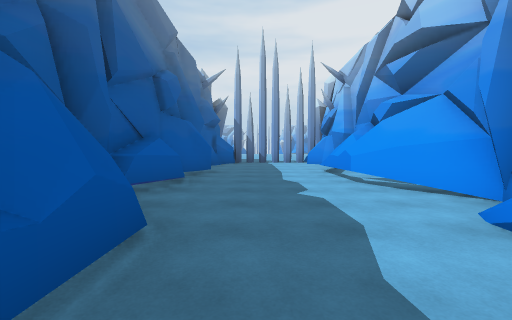
[1] (above)

19 first-person views from a walk through a 3-D level made in the Unity game engine. The camera is 1.4 m above the floor, tilts 2° down and sees 90° across. The floor is counted in squares, 2 m on a side. Each view is taken from the middle of a square. On the plan, view 1 faces up. The plan holds only what a view shows up to about 9 squares ahead; the rest is blank. The place goes on beyond the plan. The player is left out. Some animated figures are not drawn.

[2]
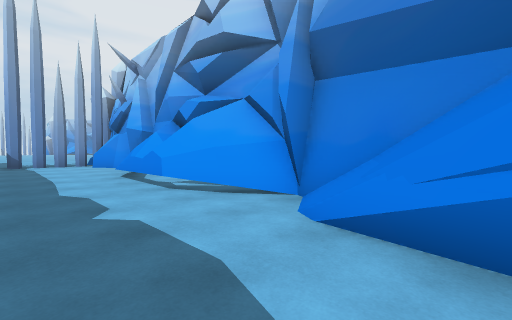

[3]
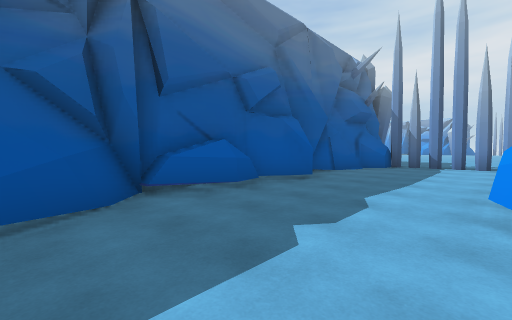

[4]
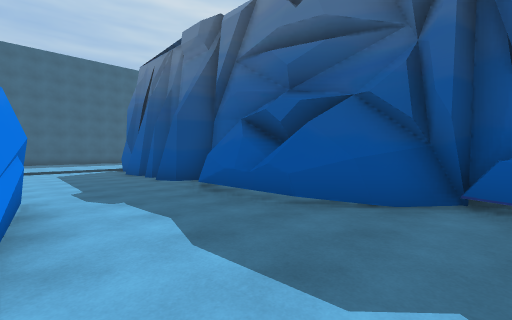

[5]
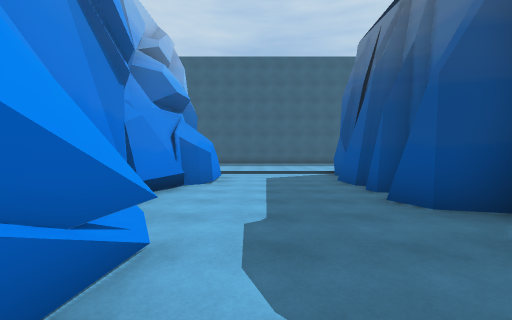

[6]
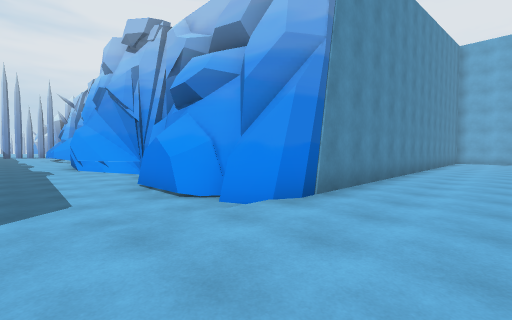

[7]
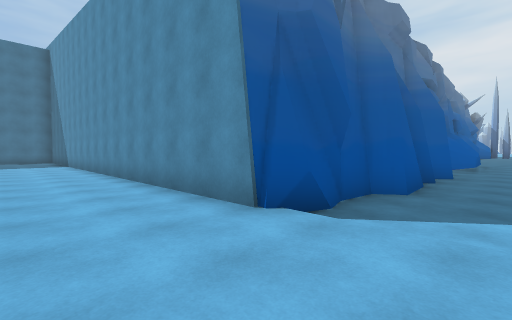

[8]
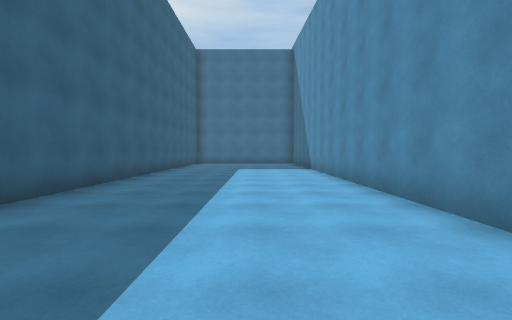

[9]
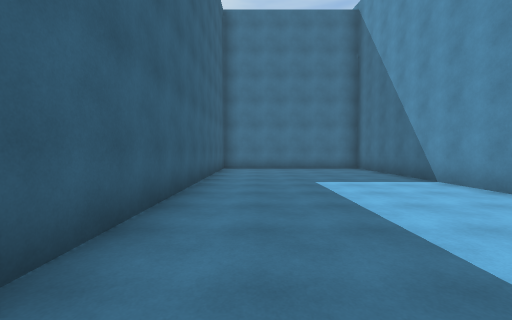

[10]
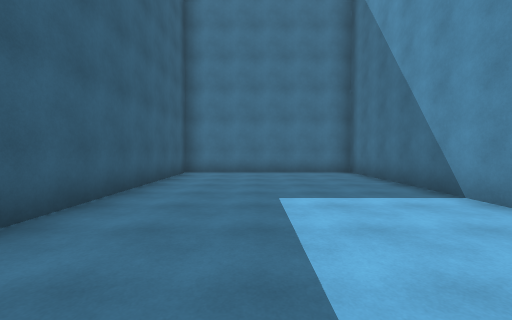

[11]
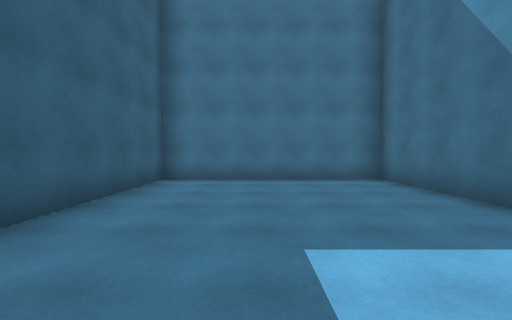

[12]
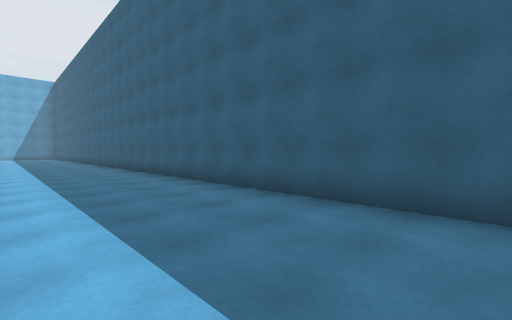

[13]
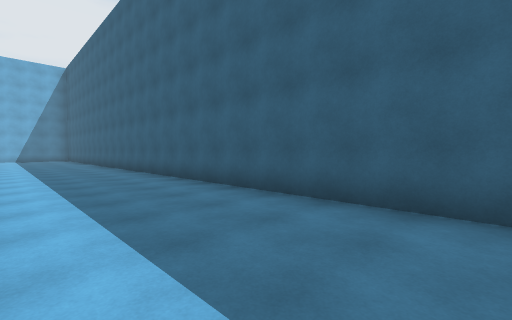

[14]
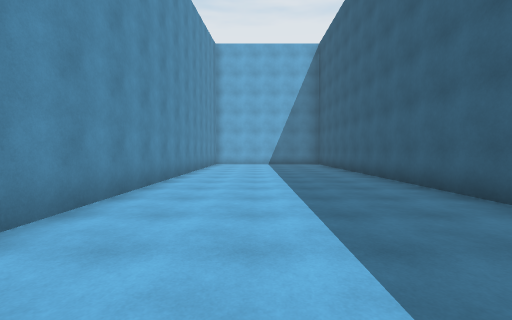

[15]
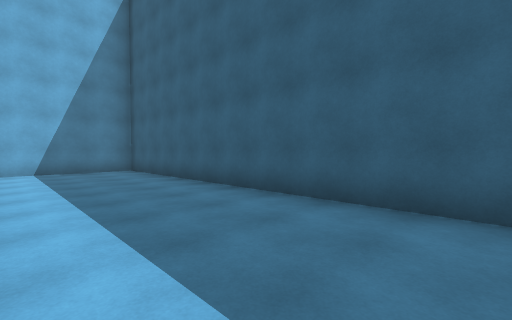

[16]
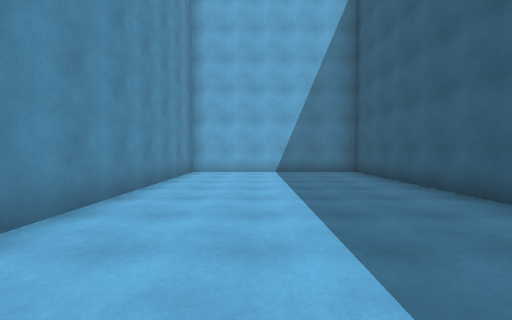

[17]
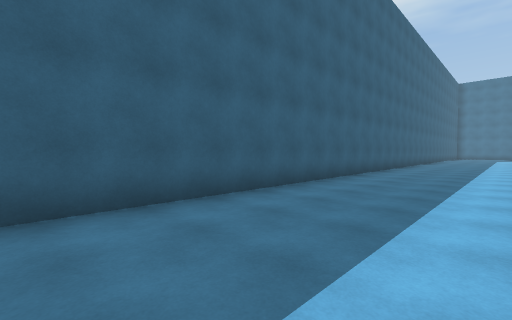

[18]
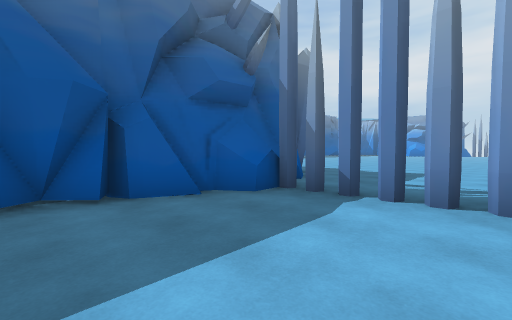

[19]
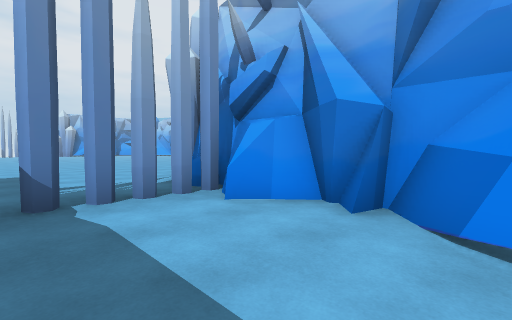

### Floor plan
Key: @ floor where view 1 was taken; # wall or solid block; x gap in a wall; . main floor; : floor 0.25 m higher than the main floor; - floor 0.25 m lower than the main floor; + floor 0.5 m higher than the main floor; / step, stairs or slope; ^ raised ledge.
Columns run from 19 left of view 1 to 18 right of it. Each row starts with its distance up from view 1.
 14                  #    #
 13                  #++++#
 12                  ##xx##
 11                  ##::##
 10                  #::::#
  9                  #::::#
  8                  #:::/#
  7                  #:::##
  6                  #:::^
  5                  #:::##
  4                  #....#
  3                  #....#
  2                  ##...#
  1                  #^..##
  0                   #@.#
 -1                   ...#
 -2                  #...##
 -3                  #/...#
 -4                  #/...#
 -5                  #----#
 -6                  #----#
 -7                  #----#
 -8     ##############----###############
 -9 #####...............................##
-10 #....................................#
-11 #....................................#
-12 #....................................#
-13 #....................................#
-14 #....................................#
-15 ######################################

Where each view was taken, in squares from view 1:
view 1: 0 up, 0 right, facing up
view 2: 1 up, 0 right, facing up-right
view 3: 2 up, 2 right, facing up-left
view 4: 4 up, 2 right, facing down-left
view 5: 1 up, 1 right, facing down
view 6: 11 down, 0 right, facing up-right
view 7: 11 down, 0 right, facing up-left
view 8: 11 down, 4 left, facing left
view 9: 13 down, 8 left, facing left
view 10: 12 down, 10 left, facing left
view 11: 12 down, 12 left, facing left
view 12: 11 down, 9 left, facing down-right
view 13: 11 down, 4 left, facing down-right
view 14: 11 down, 4 right, facing right
view 15: 11 down, 8 right, facing down-right
view 16: 11 down, 9 right, facing right
view 17: 11 down, 9 right, facing down-left
view 18: 8 up, 2 right, facing up-left
view 19: 8 up, 0 right, facing up-right
